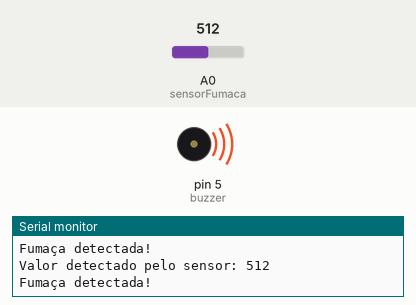
A sketch run on a simulated Arduino Uno, built with avr-gcc and run on an emulated ATmega328P. On the bench: buzzer (waves = sounding, pin HIGH), the last lines printed to the serial monitor. Inputs (shaded band) come from the test bench; at power-on: A0 (sensorFumaca) = 512.

Above: at 1.8 s.
1.9 s: A0 (sensorFumaca) set to 215
3.4 s: A0 (sensorFumaca) set to 181
At 5.2 s:
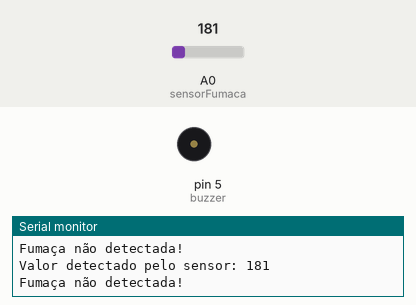
5.5 s: A0 (sensorFumaca) set to 210
At 6.9 s:
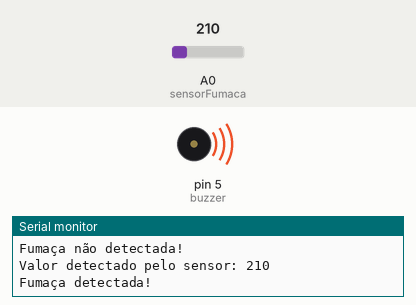
7.5 s: A0 (sensorFumaca) set to 190
At 8.4 s:
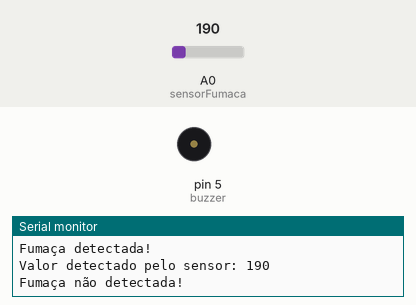
Timing chart, 0 to 10.5 s (numbered marks = the images above; inputs shaded):
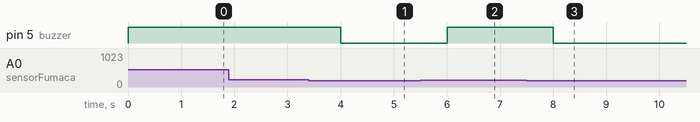

Measured:
- the behaviour switches between 200 and 199 on A0 (sensorFumaca) (found by bisection; images 0 and 1)
- after the input at 3.4 s, pin 5 (buzzer): HIGH → LOW after 0.60 s
- after the input at 5.5 s, pin 5 (buzzer): LOW → HIGH after 0.51 s
- after the input at 7.5 s, pin 5 (buzzer): HIGH → LOW after 0.51 s

The sketch:

codigo_fonte.ino
```cpp
/**
* WITE 2024
* Robótica Educacional
* Desafio 			: Incêndio na Cozinha
* Microcontrolador	: Arduino
* Autor				: Jarles Santos
**/


#define sensorFumaca A0     // Define o pino digital ao qual o sensor está conectado
#define buzzer 5 // Define o pino digital ao qual o buzzer está conectado

int valorLeituraSensor;

void setup() {
  Serial.begin(9600); // Inicializa a comunicação serial a 9600 bps para enviar dados ao monitor serial
  pinMode(sensorFumaca, INPUT); // Declara o pino do sensor como pino de entrada
  pinMode(buzzer, OUTPUT); // Configura o pino do buzzer como saída (permite ligar/desligar o buzzer)
}

void loop() {

  valorLeituraSensor = analogRead(sensorFumaca); //Leitura de dados do sensor
  Serial.print("Valor detectado pelo sensor: "); //Imprime a mensagem no monitor serial
  Serial.println(valorLeituraSensor); //Imprime valores de leitura encontrados no monitor serial
  if (valorLeituraSensor >= 200) //Verifica se o valor de leitura do sensor é maior ou igual a 200
  {
    Serial.println("Fumaça detectada!"); //Imprime a mensagem no monitor serial
    digitalWrite(buzzer, HIGH); //Liga o buzzer
  }
  else {
    Serial.println("Fumaça não detectada!"); //Imprime a mensagem no monitor serial
    digitalWrite(buzzer, LOW); //Desliga o buzzer
  }
  delay(1000); //Repete a leitura a cada 1 segundo


}
```
